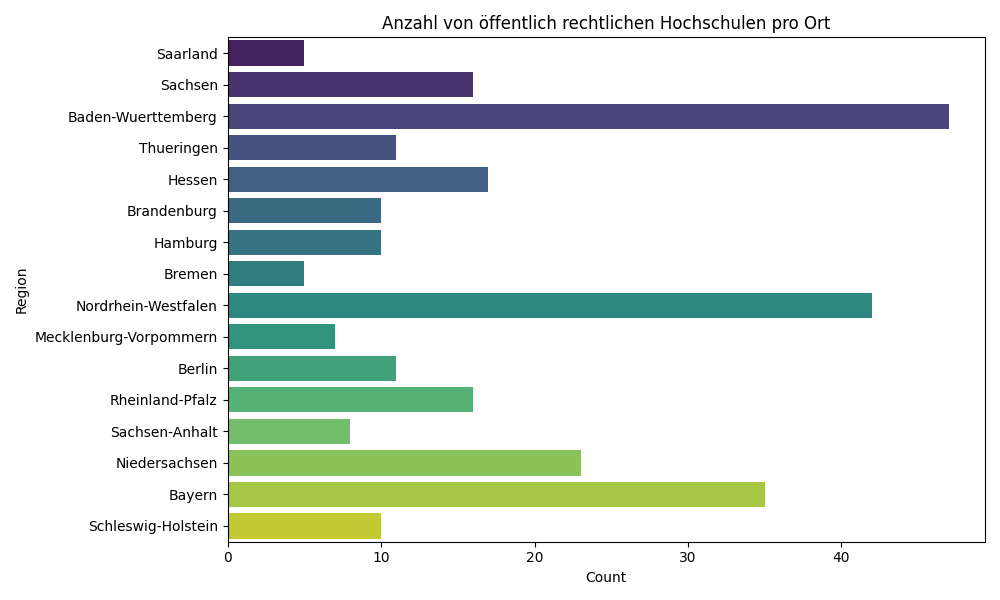

Source code (Python):
#Marlene Albers, Benedict Herrnleben, Tom Eifflaender 
import pandas as pd
import seaborn as sns
import matplotlib.pyplot as plt

# Hier wird die CSV Datei eingelesen 
df = pd.read_csv('/home/tom/Uni/dbs/Abfrageerg3.csv')

# Hier werden die Daten geprüfen
print(df.head())
print(df.info())

# Hier wird das Balkendiagramm erzeugt
plt.figure(figsize=(10, 6))  # Angaben zur Größe und Breite des Graphen
sns.barplot(x='count', y='region', data=df, palette='viridis')

# Beschriftung des Graphen
plt.xlabel('Count')
plt.ylabel('Region')
plt.title('Anzahl von öffentlich rechtlichen Hochschulen pro Ort')

plt.tight_layout()

# Speichern des Graphen
plt.savefig('/home/tom/Uni/dbs/öffentlich_rechtliche.png')

# Anzeigen des Graphen nach Ertsellung 
plt.show()